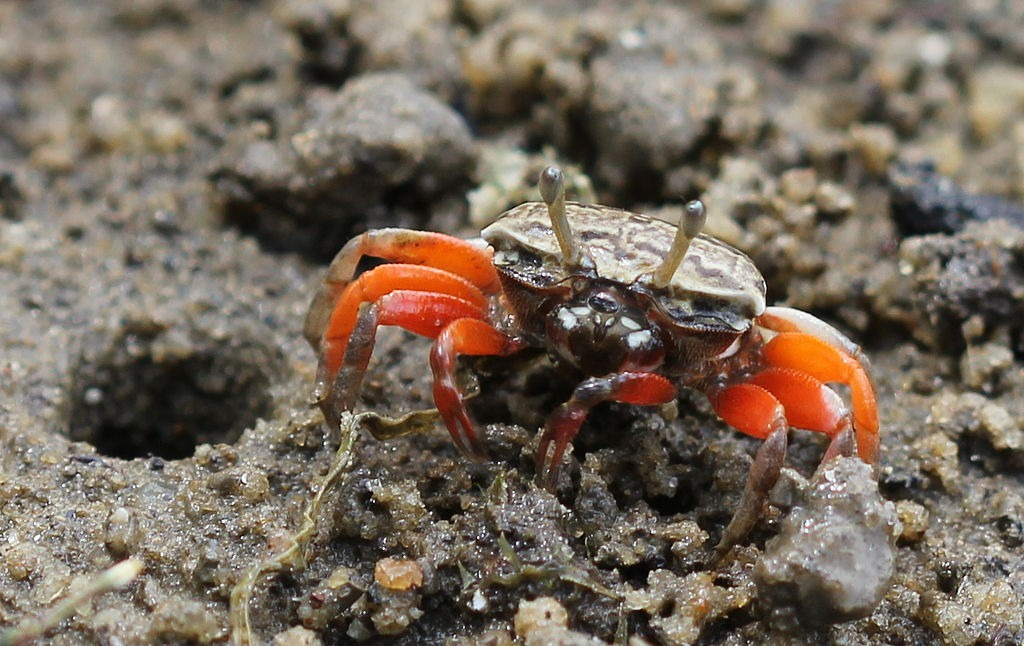
#> input picture data/ai_generated_v2/raw_real_fake_images_fake_000.png, 1024 x 646 px; its folder holds only this picture in this run
$ python analyze_images.py   (older library calls are emulated)
#> lines starting #> are read from the running program, lines starting #| are printed output that depends on the picture
#!/usr/bin/env python3
"""Analyze specific images to understand real vs fake characteristics."""

import cv2
import numpy as np
from glob import glob
import os

def analyze_image(img_path):
    """Detailed analysis of an image."""
    img = cv2.imread(img_path)
#> img is the input picture: shape (646, 1024, 3); mean B, G, R 92.1, 105.9, 119
    if img is None:
        return None

    gray = cv2.cvtColor(img, cv2.COLOR_BGR2GRAY).astype(np.float32)
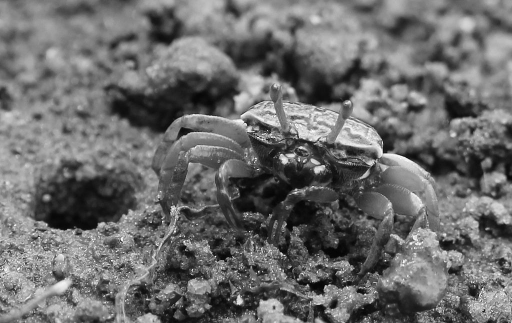
#> gray: shape (646, 1024) float32 (shown at 1/2 size); min 0, max 255, mean 108.3
    h, w = gray.shape

    results = {'shape': img.shape}

    # 1. Basic stats
    results['mean_brightness'] = np.mean(gray)
    results['std_brightness'] = np.std(gray)

    # 2. FFT analysis - look at specific frequencies
    f_transform = np.fft.fft2(gray)
    f_shift = np.fft.fftshift(f_transform)
    magnitude = np.abs(f_shift)

    center_h, center_w = h // 2, w // 2
    max_radius = min(h, w) // 2

    # Create distance map
    y, x = np.ogrid[:h, :w]
    distance = np.sqrt((y - center_h) ** 2 + (x - center_w) ** 2)

    # Energy in bands
    low_mask = distance < (max_radius * 0.1)
    mid_mask = (distance >= max_radius * 0.1) & (distance < max_radius * 0.4)
    high_mask = (distance >= max_radius * 0.4) & (distance < max_radius * 0.9)

    low_energy = np.mean(magnitude[low_mask])
#> low_energy = 367072.3
    mid_energy = np.mean(magnitude[mid_mask])
#> mid_energy = 42367.2
    high_energy = np.mean(magnitude[high_mask])
#> high_energy = 11984.8
    total = low_energy + mid_energy + high_energy
#> total = 421424.2

    results['fft_low_ratio'] = low_energy / total
    results['fft_mid_ratio'] = mid_energy / total
    results['fft_high_ratio'] = high_energy / total

    # 3. Noise analysis
    blurred = cv2.GaussianBlur(gray, (5, 5), 0)
    noise = gray - blurred
    results['noise_std'] = np.std(noise)
    results['noise_mean'] = np.mean(np.abs(noise))

    # Noise uniformity across regions
    region_stds = []
    block_size = h // 4
    for i in range(4):
        for j in range(4):
            block = noise[i*block_size:(i+1)*block_size, j*block_size:(j+1)*block_size]
            region_stds.append(np.std(block))
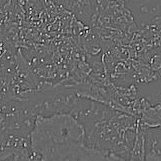
#> block: shape (161, 161) float32; min -87.32, max 123.9, mean 0; drawn with min black and max white
#> after the loop, region_stds = [1.02, 1.24, 1.27, 1.22, 1.53, 1.56, 6.39, 13.13, 5.82, 7.21, 9.39, 8.91, 14.52, 14.98, 14.14, 14.25]
    results['noise_uniformity'] = np.std(region_stds) / (np.mean(region_stds) + 1e-10)

    # 4. Laplacian variance (sharpness)
    gray_uint8 = gray.astype(np.uint8)
    laplacian = cv2.Laplacian(gray_uint8, cv2.CV_64F)
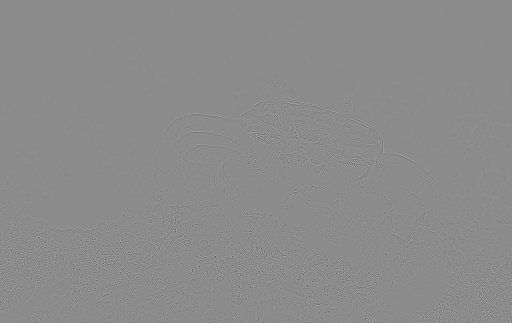
#> laplacian: shape (646, 1024) float64 (shown at 1/2 size); min -495, max 408, mean 0; drawn with min black and max white
    results['laplacian_var'] = laplacian.var()

    # 5. Edge density
    edges = cv2.Canny(gray.astype(np.uint8), 50, 150)
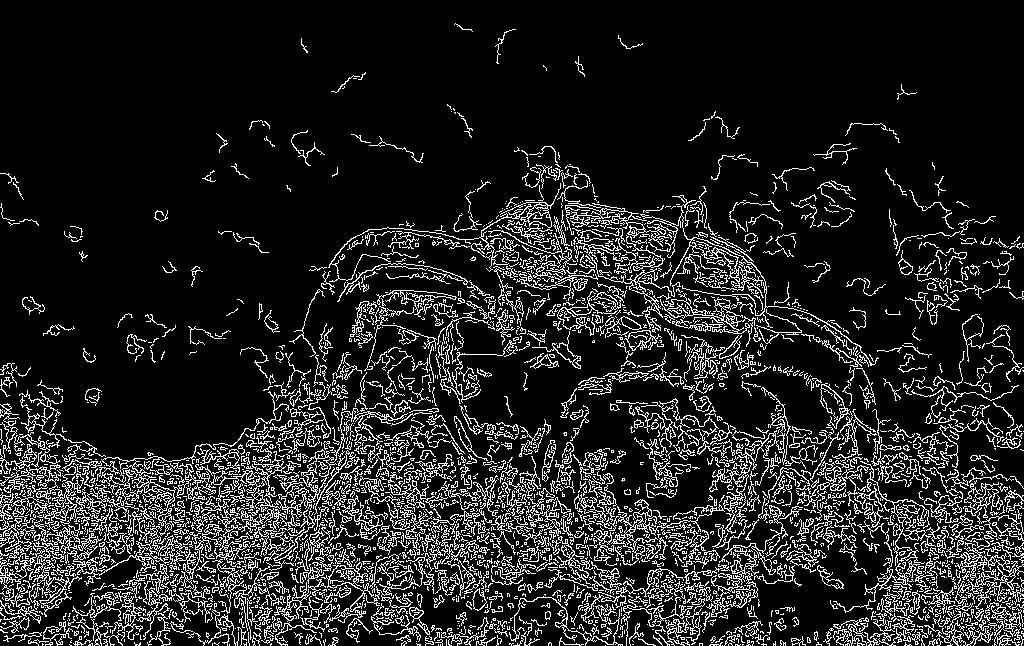
#> edges: shape (646, 1024); 13.5% white in thin lines or dots
    results['edge_density'] = np.mean(edges > 0)

    # 6. Local variance statistics
    kernel_size = 15
    local_mean = cv2.blur(gray, (kernel_size, kernel_size))
    local_sqr_mean = cv2.blur(gray ** 2, (kernel_size, kernel_size))
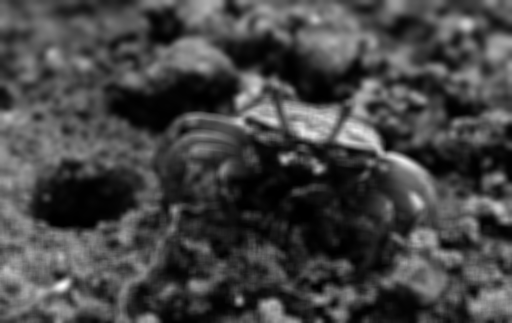
#> local_sqr_mean: shape (646, 1024) float32 (shown at 1/2 size); min 51.34, max 52609.2, mean 14323.7; drawn with min black and max white
    local_var = local_sqr_mean - local_mean ** 2

    results['local_var_mean'] = np.mean(local_var)
    results['local_var_std'] = np.std(local_var)
    results['smooth_ratio'] = np.mean(local_var < 50)

    # 7. DCT analysis on 8x8 blocks
    ycrcb = cv2.cvtColor(img, cv2.COLOR_BGR2YCrCb)
#> ycrcb: shape (646, 1024, 3); mean of channels 0, 1, 2 108.3, 135.7, 118.9
    y_channel = ycrcb[:, :, 0].astype(np.float32)
    h8, w8 = (h // 8) * 8, (w // 8) * 8
    y_cropped = y_channel[:h8, :w8]
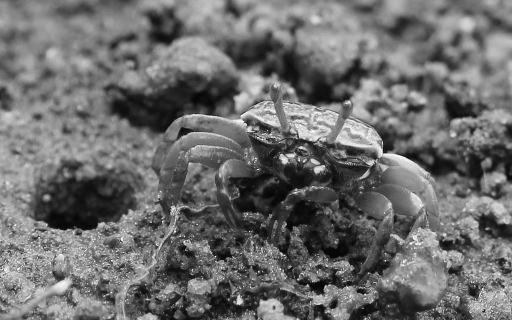
#> y_cropped: shape (640, 1024) float32 (shown at 1/2 size); min 0, max 255, mean 108.4

    dct_stats = []
    for i in range(0, h8, 8):
        for j in range(0, w8, 8):
            block = y_cropped[i:i+8, j:j+8]
            dct = cv2.dct(block)
            # High frequency energy (bottom-right of DCT block)
            hf_energy = np.mean(np.abs(dct[4:, 4:]))
            dct_stats.append(hf_energy)
#> after the loop, dct_stats = 10240 values, max 15.89 at index 7872, min 0 at index 126, mean 0.513

    results['dct_hf_mean'] = np.mean(dct_stats)
    results['dct_hf_std'] = np.std(dct_stats)

    # 8. Color saturation
    hsv = cv2.cvtColor(img, cv2.COLOR_BGR2HSV)
#> hsv: shape (646, 1024, 3); mean H, S, V 24.8, 62.4, 119.4
    saturation = hsv[:, :, 1]
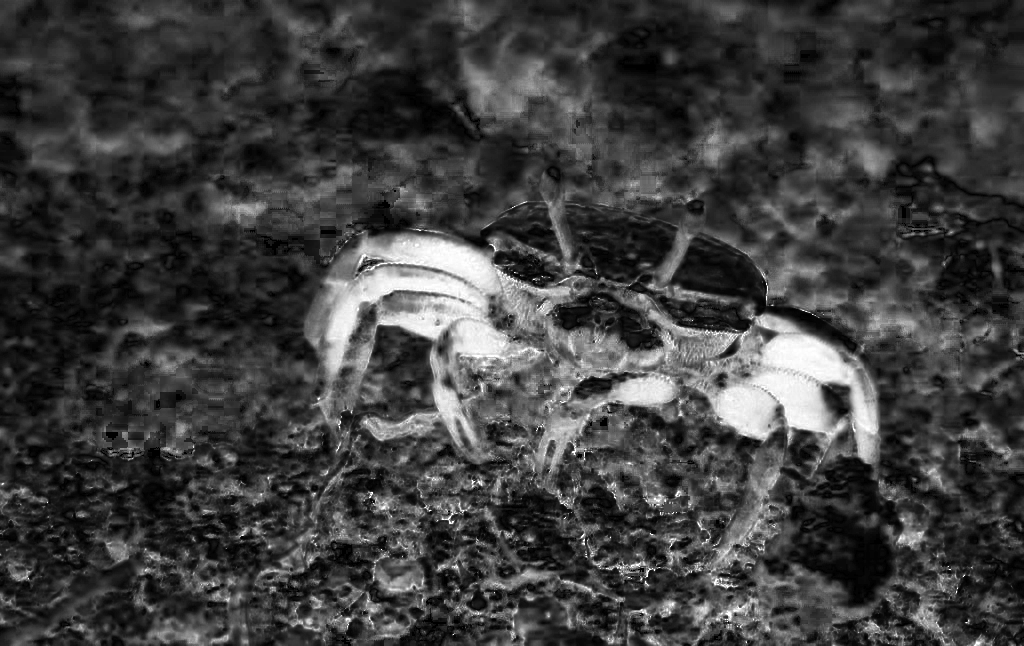
#> saturation: shape (646, 1024); min 0, max 255, mean 62.4
    results['sat_mean'] = np.mean(saturation)
    results['sat_std'] = np.std(saturation)

    return results

def main():
    data_dir = "data/ai_generated_v2"
    images = glob(os.path.join(data_dir, "*.png"))

    real_stats = {}
    fake_stats = {}

    for img_path in sorted(images):
        filename = os.path.basename(img_path)
        is_fake = "images_fake_" in filename

        results = analyze_image(img_path)
#> results = 18 items
        if results is None:
            continue

        target = fake_stats if is_fake else real_stats
        for k, v in results.items():
            if k == 'shape':
                continue
            if k not in target:
                target[k] = []
            target[k].append(v)
#> this loop made 18 passes
#> (k, v) on passes 1 to 8: ('shape', (646, 1024, 3)), ('mean_brightness', 108.3), ('std_brightness', 51.03), ('fft_low_ratio', 0.871), ('fft_mid_ratio', 0.101), ('fft_high_ratio', 0.0284), ('noise_std', 8.52), ('noise_mean', 4.22)
#> after the loop, target = 17 items

    print("\n" + "="*70)
    print("DETAILED FEATURE COMPARISON: REAL vs FAKE")
    print("="*70)

    # Sort by absolute difference
    features = []
    for k in real_stats.keys():
        real_mean = np.mean(real_stats[k])
        fake_mean = np.mean(fake_stats[k])
        diff = fake_mean - real_mean
        sep = abs(diff) / (np.std(real_stats[k]) + np.std(fake_stats[k]) + 1e-10)
        features.append((k, real_mean, fake_mean, diff, sep))
#> after the loop, features = []

    features.sort(key=lambda x: -abs(x[4]))  # Sort by separation

    for k, real_mean, fake_mean, diff, sep in features:
        print(f"\n{k}:")
        print(f"  Real: {real_mean:.4f} ± {np.std(real_stats[k]):.4f}")
        print(f"  Fake: {fake_mean:.4f} ± {np.std(fake_stats[k]):.4f}")
        print(f"  Diff: {diff:+.4f}  |  Separation: {sep:.3f}")
#> this loop made 0 passes

if __name__ == "__main__":
    main()

$ run again, on data/ai_generated_v2/raw_real_fake_images_fake_005.png
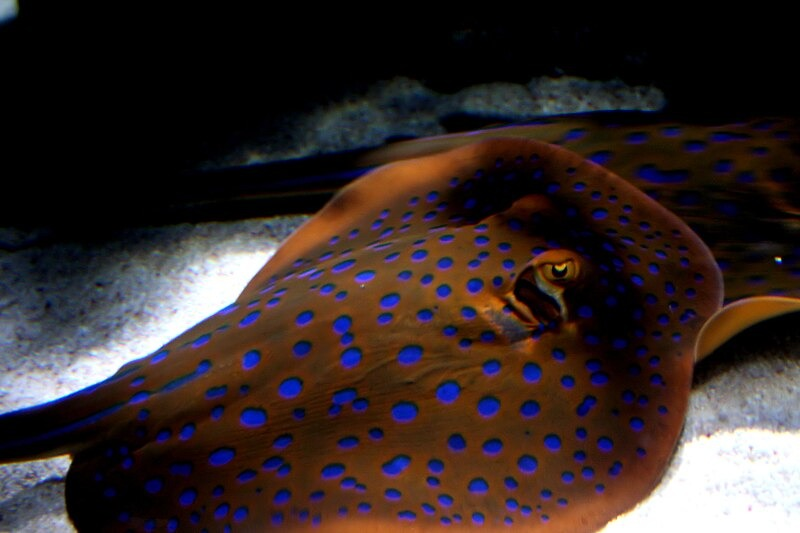
#> input picture data/ai_generated_v2/raw_real_fake_images_fake_005.png, 800 x 533 px
#> in analyze_image, img is the input picture: shape (533, 800, 3); mean B, G, R 40.2, 41.4, 53.6
#> low_energy = 225798.7
#> mid_energy = 16976.5
#> high_energy = 2625.3
#> total = 245400.5
#> after the loop in analyze_image, `for i in range(4):`:
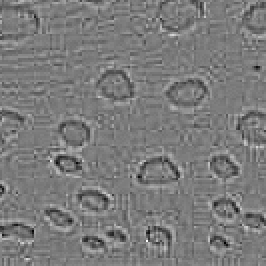
#> block: shape (133, 133) float32 (shown 2 times larger); min -12.05, max 12.76, mean -0.00712; drawn with min black and max white
#> after the loop in analyze_image, `for i in range(4):`: region_stds = [0.36, 0.0452, 0.691, 1.17, 0.643, 1.55, 2.5, 2.24, 3.77, 3.89, 2.43, 2.5, 3.59, 1.24, 1.57, 1.79]
#> edges: shape (533, 800); 3.2% white in thin lines or dots
#> ycrcb: shape (533, 800, 3); mean of channels 0, 1, 2 44.9, 134.2, 125.4
#> after the loop in analyze_image, `for i in range(0, h8, 8):`: dct_stats = 6600 values, max 5.37 at index 4320, min 0 at index 4, mean 0.178
#> hsv: shape (533, 800, 3); mean H, S, V 43.2, 123.9, 61.5
#> in analyze_image, `saturation = hsv[:, :, 1]`:
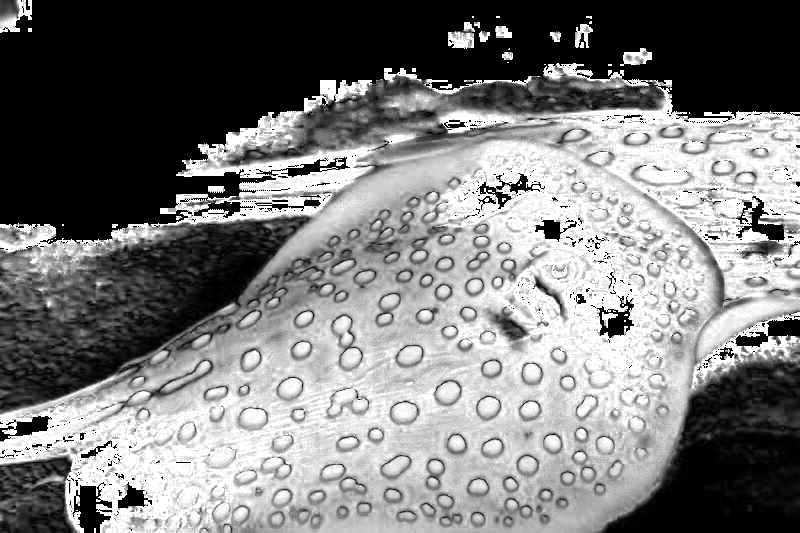
#> saturation: shape (533, 800); min 0, max 255, mean 123.9
#> in main, `results = analyze_image(img_path)`: results = 18 items
#> the loop in main, `for k, v in results.items():` made 18 passes
#> (k, v) on passes 1 to 8: ('shape', (533, 800, 3)), ('mean_brightness', 44.91), ('std_brightness', 60.92), ('fft_low_ratio', 0.92), ('fft_mid_ratio', 0.0692), ('fft_high_ratio', 0.0107), ('noise_std', 2.14), ('noise_mean', 1.09)
#> after the loop in main, `for k, v in results.items():`: target = 17 items
#> after the loop in main, `for k in real_stats.keys():`: features = []

$ run again, on data/ai_generated_v2/raw_real_fake_images_fake_006.png
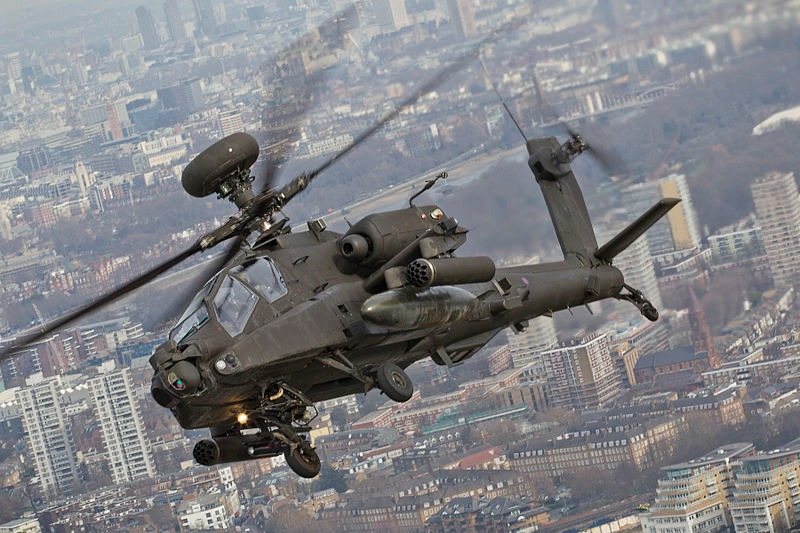
#> input picture data/ai_generated_v2/raw_real_fake_images_fake_006.png, 800 x 533 px
#> in analyze_image, img is the input picture: shape (533, 800, 3); mean B, G, R 132.7, 129.1, 128.7
#> low_energy = 208520.4
#> mid_energy = 30960.9
#> high_energy = 10615.1
#> total = 250096.4
#> after the loop in analyze_image, `for i in range(4):`:
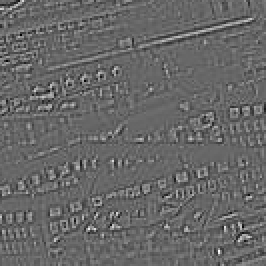
#> block: shape (133, 133) float32 (shown 2 times larger); min -69.82, max 102, mean 0; drawn with min black and max white
#> after the loop in analyze_image, `for i in range(4):`: region_stds = [4.94, 6.25, 4.77, 3.97, 9.62, 12.37, 10.08, 8.27, 13.81, 13.09, 8.38, 10.99, 18.36, 15.47, 14.51, 13.24]
#> edges: shape (533, 800); 20.1% white in thin lines or dots
#> ycrcb: shape (533, 800, 3); mean of channels 0, 1, 2 129.4, 127.5, 129.9
#> after the loop in analyze_image, `for i in range(0, h8, 8):`: dct_stats = 6600 values, max 26.48 at index 3327, min 0 at index 0, mean 0.996
#> hsv: shape (533, 800, 3); mean H, S, V 83.8, 27.4, 136.9
#> in analyze_image, `saturation = hsv[:, :, 1]`:
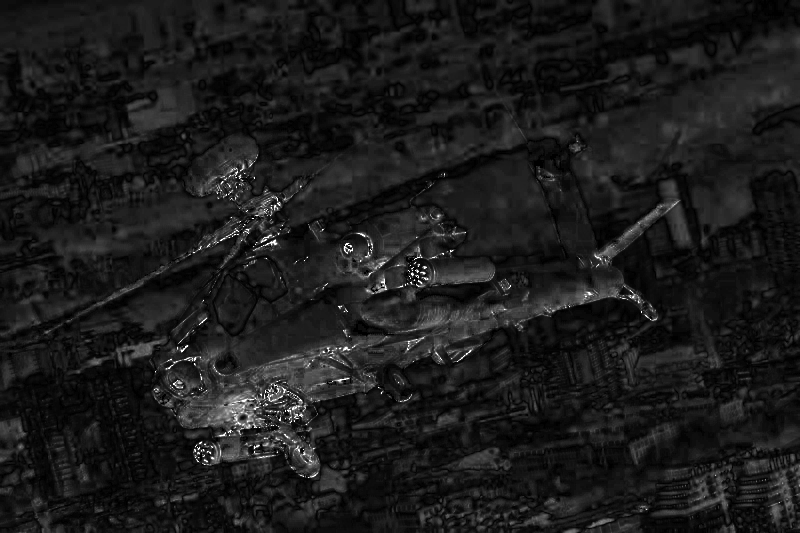
#> saturation: shape (533, 800); min 0, max 255, mean 27.4
#> in main, `results = analyze_image(img_path)`: results = 18 items
#> the loop in main, `for k, v in results.items():` made 18 passes
#> (k, v) on passes 1 to 8: ('shape', (533, 800, 3)), ('mean_brightness', 129.4), ('std_brightness', 42.64), ('fft_low_ratio', 0.834), ('fft_mid_ratio', 0.124), ('fft_high_ratio', 0.0424), ('noise_std', 10.87), ('noise_mean', 6.5)
#> after the loop in main, `for k, v in results.items():`: target = 17 items
#> after the loop in main, `for k in real_stats.keys():`: features = []
